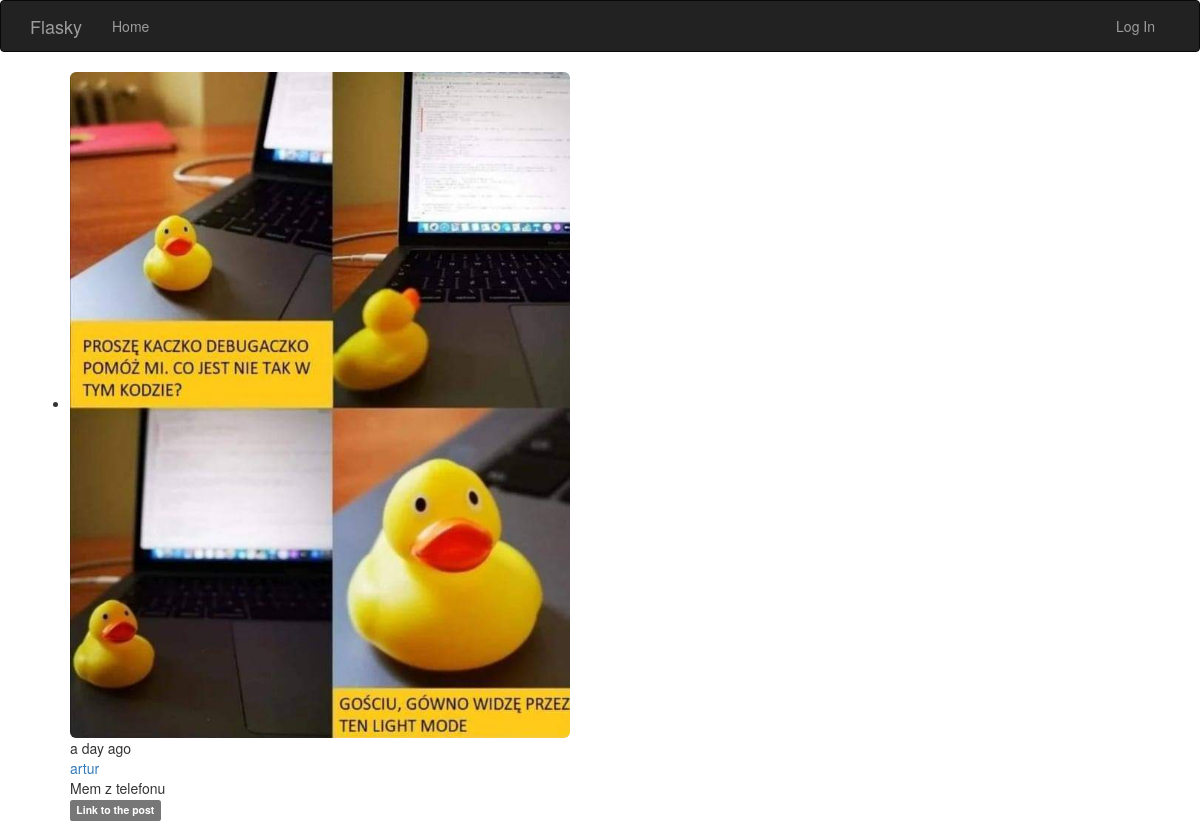
Screenshot of /post/3 with the database file from the repository.
### app/models/models.py (models this page shows, shortened)
class Post(db.Model):
    __tablename__ = 'posts'
    id = db.Column(db.Integer, primary_key=True)
    body = db.Column(db.Text)
    timestamp = db.Column(db.DateTime, index=True, default=datetime.datetime.utcnow)
    author_id = db.Column(db.Integer, db.ForeignKey('users.id'))
    picture_path = db.Column(db.String(128), unique=True, index=True)

class User(UserMixin, db.Model):
    __tablename__ = 'users'
    id = db.Column(db.Integer, primary_key=True)
    email = db.Column(db.String(64), unique=True, index=True)
    username = db.Column(db.String(64), unique=True, index=True)
    role_id = db.Column(db.Integer, db.ForeignKey('roles.id'))
    password_hash = db.Column(db.String(128))
    confirmed = db.Column(db.Boolean, default=False)
    name = db.Column(db.String(64))
    location = db.Column(db.String(64))
    about_me = db.Column(db.Text())
    member_since = db.Column(db.DateTime(), default=datetime.datetime.utcnow)
    last_seen = db.Column(db.DateTime(), default=datetime.datetime.utcnow)
    posts = db.relationship('Post', backref='author', lazy='dynamic')
    followed = db.relationship('Follow', foreign_keys=[Follow.follower_id],
                               backref=db.backref('follower', lazy='joined'), lazy='dynamic',
                               cascade='all, delete-orphan')
    followers = db.relationship('Follow', foreign_keys=[Follow.followed_id],
                                backref=db.backref('followed', lazy='joined'), lazy='dynamic',
                                cascade='all, delete-orphan')
    @property
    def password(self):
        raise AttributeError('Cannot read password attribute')

### app/main/views.py (the view)
@main.route('/post/<int:id>')
def post(id):
    post = Post.query.get_or_404(id)
    return render_template('post.html', posts=[post])

### app/auth/views.py (called while the page is built)
@auth.before_app_request
def before_request():
    if current_user.is_authenticated:
        current_user.ping()
        if not current_user.confirmed \
                and request.blueprint != 'auth' and request.endpoint != 'static':
            return redirect(url_for('auth.unconfirmed'))

### app/main/__init__.py (called while the page is built)
@main.app_context_processor
def inject_permission():
    return dict(Permission=Permission)

### app/templates/post.html (shortened to what this page needs)
{% extends "base.html" %}
{% import "_macros.html" as macros %}
{% block page_content %}
{% include '_posts.html' %}
{% endblock %}

### app/templates/_posts.html
<ul class="posts">
    {% for post in posts %}
    <li class="post">
        <div class="post-thumbnail">
            <a href="{{ url_for('.user', username=post.author.username) }}">
                <img class="img-rounded profile-thumbnail" width="500" src="{{ post.picture_path }}">
            </a>
        </div>
        <div class="post-content">
            <div class="post-date">{{ moment(post.timestamp).fromNow() }}</div>
            <div class="post-author"><a href="{{ url_for('.user', username=post.author.username) }}">{{ post.author.username }}</a></div>
            <div class="post-body">{{ post.body }}</div>
            <a href="{{ url_for('.post', id=post.id) }}">
                <span class="label label-default">Link to the post</span>
            </a>
        </div>
    </li>
    {% endfor %}
</ul>

### rows the page displays
Post: picture_path (picture), timestamp "a day ago", author.username "artur", body "Mem z telefonu"
